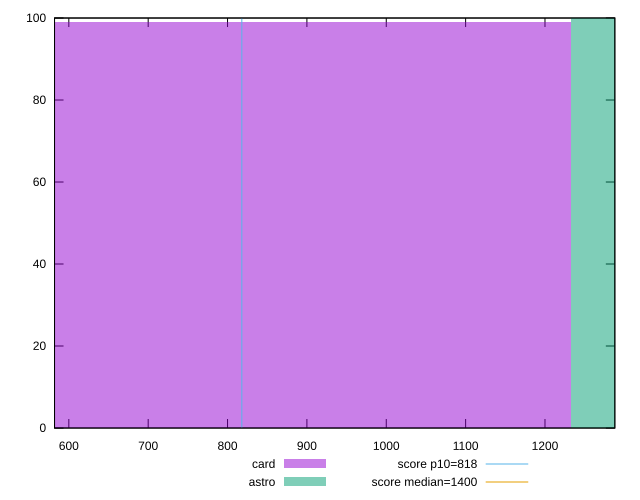

The script that saved this image:
reset

$card <<EOF
821.9890321233189 99
EOF

$astro <<EOF
1643.9780642466378 100
EOF

set key outside below
set boxwidth 821.9890321233189
set xrange [582:1288]
set yrange [0:100]
set trange [0:100]
set style fill transparent solid 0.5 noborder

set parametric
set terminal svg size 640, 500 enhanced background rgb 'white'
set output "reports/report_00030_2021-02-24T20-42-31.540Z/dom-size/comparison/histogram/2_vs_3.svg"

plot $card title "card" with boxes, \
     $astro title "astro" with boxes, \
     818,t title "score p10=818", \
     1400,t title "score median=1400"

reset
